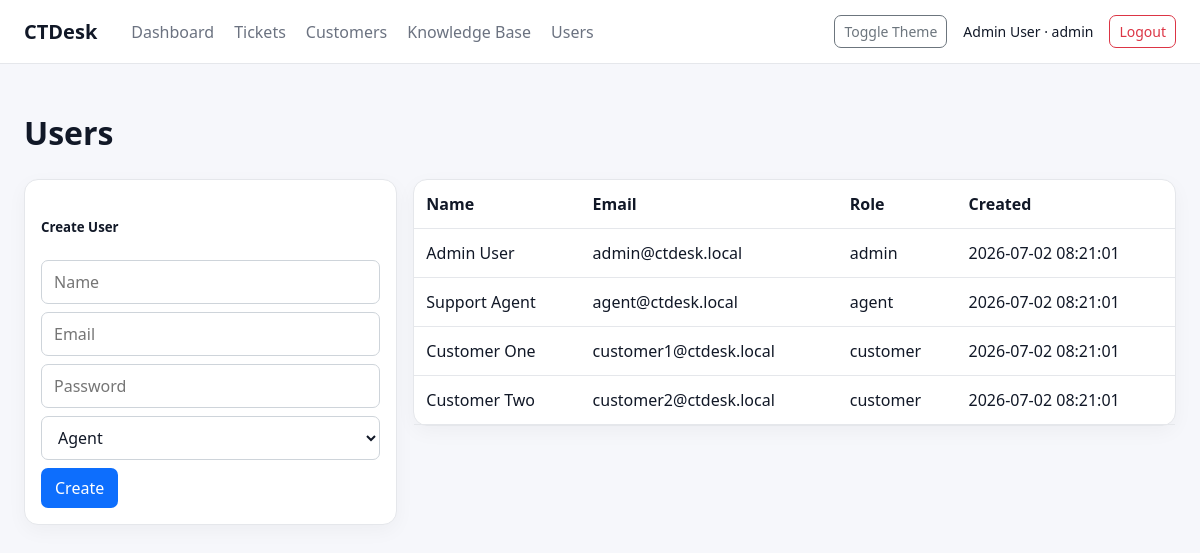
/users (signed in), run on an earlier commit of the app's database.
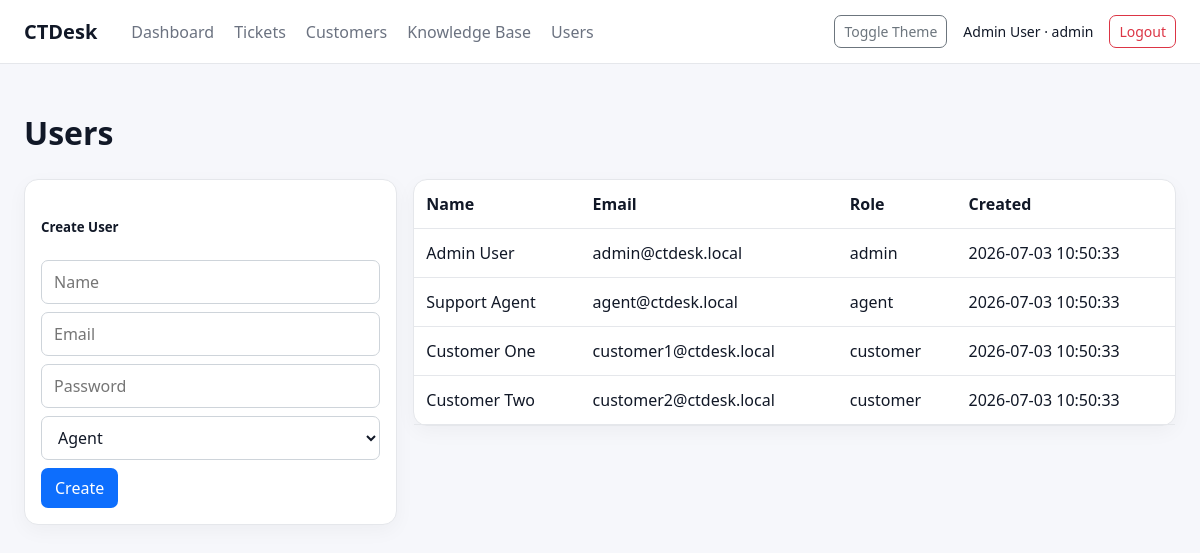
And on a later commit of the database.
### tables this page shows
CREATE TABLE users (
        id INTEGER PRIMARY KEY AUTOINCREMENT,
        name TEXT NOT NULL,
        email TEXT NOT NULL UNIQUE,
        password_hash TEXT NOT NULL,
        role TEXT NOT NULL CHECK(role IN ('admin', 'agent', 'customer')),
        created_at TEXT NOT NULL
    );

### routes/management.py (the view, shortened to what this page needs)
@app.route("/users", methods=["GET", "POST"])
@login_required
@admin_required
def users():
    conn = db()
    rows = conn.execute("SELECT id, name, email, role, created_at FROM users ORDER BY created_at DESC").fetchall()
    conn.close()
    return render_template("users.html", users=rows)

### app.py (called while the page is built)
@app.context_processor
def inject_user():
    return {"current_user": session}

### app_core.py (called while the page is built)
@app.before_request
def csrf_protection():
    if "_csrf_token" not in session:
        session["_csrf_token"] = secrets.token_urlsafe(24)
    if request.method == "POST" and request.form.get("_csrf_token") != session["_csrf_token"]:
        abort(400, description="Invalid or missing form security token.")

@app.context_processor
def inject_csrf_token():
    return {"csrf_token": session.get("_csrf_token", "")}

### helpers.py (called while the page is built)
def db():
    conn = sqlite3.connect(DB_NAME)
    conn.row_factory = sqlite3.Row
    return conn

def login_required(fn):
    @wraps(fn)
    def wrapper(*args, **kwargs):
        if "user_id" not in session:
            return redirect(url_for("login"))
        return fn(*args, **kwargs)
    return wrapper

def admin_required(fn):
    @wraps(fn)
    def wrapper(*args, **kwargs):
        if session.get("role") != "admin":
            flash("Admin access required.", "danger")
            return redirect(url_for("dashboard"))
        return fn(*args, **kwargs)
    return wrapper

### templates/users.html (shortened to what this page needs)
{% extends "base.html" %}
{% block content %}
<h1>Users</h1>
<div class="row g-3">
    <div class="col-md-4">
        <form method="post" class="card p-3">
            <h5>Create User</h5>
            <input class="form-control mb-2" name="name" placeholder="Name" required>
            <input class="form-control mb-2" name="email" placeholder="Email" required>
            <input class="form-control mb-2" name="password" placeholder="Password" required>
            <select class="form-select mb-2" name="role">
                <option value="agent">Agent</option>
            </select>
            <button class="btn btn-primary">Create</button>
        </form>
    </div>
    <div class="col-md-8">
        <div class="card">
        <table class="table mb-0">
            <tr><th>Name</th><th>Email</th><th>Role</th><th>Created</th></tr>
            {% for u in users %}
            <tr><td>{{ u.name }}</td><td>{{ u.email }}</td><td>{{ u.role }}</td><td>{{ u.created_at }}</td></tr>
            {% endfor %}
        </table>
        </div>
    </div>
</div>
{% endblock %}

### templates/base.html (shortened to what this page needs)
<!doctype html>
<html lang="en" data-theme="light">
<head>
    <link href="{{ url_for('static', filename='style.css') }}" rel="stylesheet">
</head>
<body>
<nav class="navbar navbar-expand-lg border-bottom">
    <div class="container-fluid">
        <a class="navbar-brand fw-bold" href="{{ url_for('dashboard') }}">CTDesk</a>
        {% if current_user.get('user_id') %}
        <div class="navbar-nav">
            <a class="nav-link" href="{{ url_for('dashboard') }}">Dashboard</a>
            <a class="nav-link" href="{{ url_for('tickets') }}">Tickets</a>
            {% if current_user.get('role') in ['admin', 'agent'] %}
            <a class="nav-link" href="{{ url_for('customers') }}">Customers</a>
            <a class="nav-link" href="{{ url_for('knowledge_base') }}">Knowledge Base</a>
            {% endif %}
            {% if current_user.get('role') == 'admin' %}
            <a class="nav-link" href="{{ url_for('users') }}">Users</a>
            {% endif %}
        </div>
        <div class="ms-auto d-flex align-items-center gap-3">
            <button class="btn btn-sm btn-outline-secondary" onclick="toggleTheme()">Toggle Theme</button>
            <span class="small">{{ current_user.get('name') }} · {{ current_user.get('role') }}</span>
            <a class="btn btn-sm btn-outline-danger" href="{{ url_for('logout') }}">Logout</a>
        </div>
        {% endif %}
    </div>
</nav>
<main class="container-fluid p-4">
    {% block content %}{% endblock %}
</main>
</body>
</html>

What changed in the data, as far as the page shows it:
changed users "Admin User": created_at "2026-07-02 08:21:01" → "2026-07-03 10:50:33"
changed users "Support Agent": created_at "2026-07-02 08:21:01" → "2026-07-03 10:50:33"
changed users "Customer One": created_at "2026-07-02 08:21:01" → "2026-07-03 10:50:33"
changed users "Customer Two": created_at "2026-07-02 08:21:01" → "2026-07-03 10:50:33"
